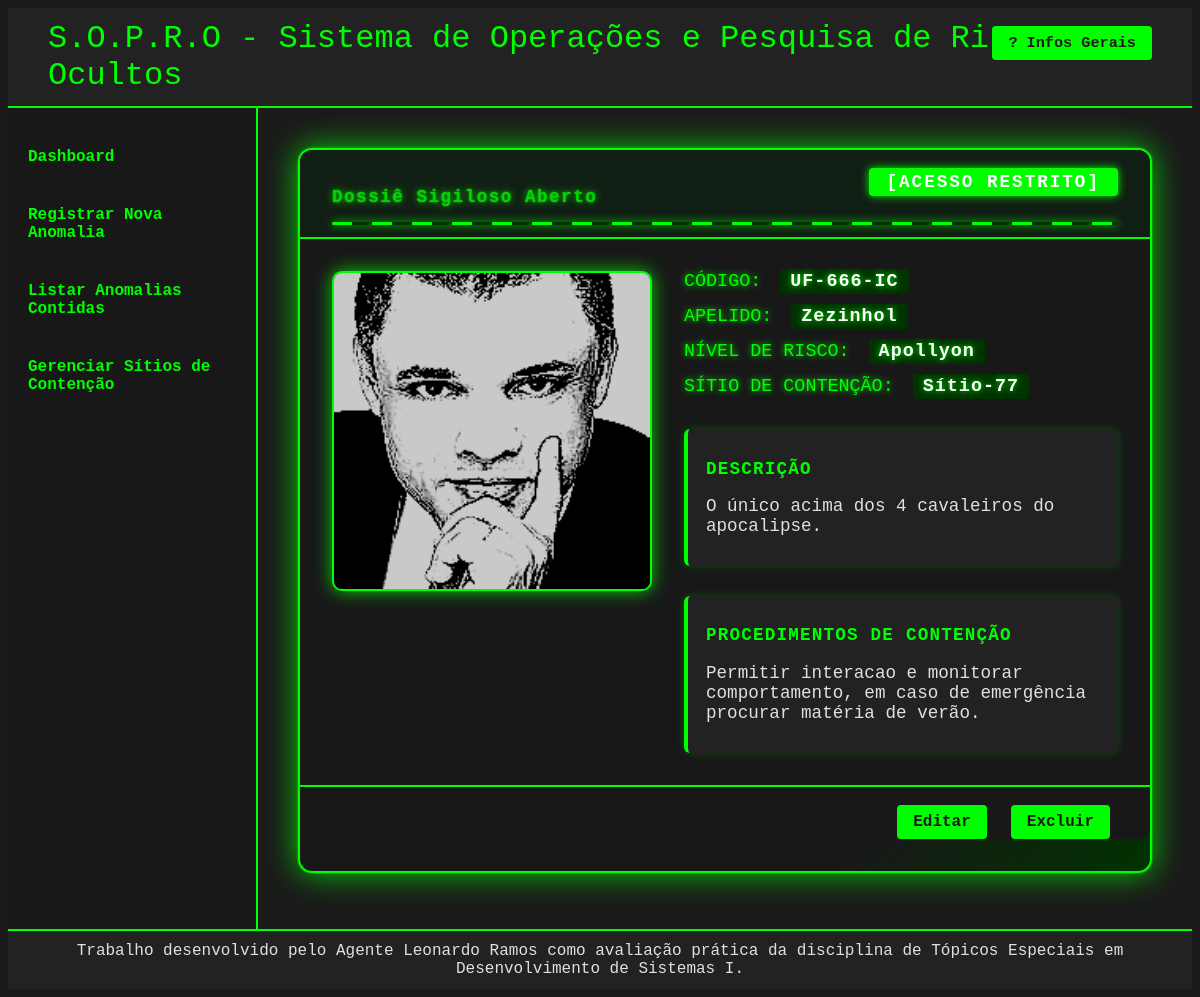
The app's page /anomalia_visualizar.php?id=1 with its own data.
### tables this page shows
CREATE TABLE IF NOT EXISTS anomalias (
    id INT PRIMARY KEY AUTO_INCREMENT,
    designacao VARCHAR(50) UNIQUE NOT NULL,
    apelido VARCHAR(100) NOT NULL,
    classe_risco VARCHAR(50) NOT NULL,
    descricao TEXT NOT NULL,
    procedimentos_contencao TEXT NOT NULL,
    arquivo_imagem VARCHAR(255) NOT NULL,
    id_sitio INT NOT NULL,
    FOREIGN KEY (id_sitio) REFERENCES sitios(id) ON DELETE CASCADE
);

CREATE TABLE IF NOT EXISTS sitios (
    id INT PRIMARY KEY AUTO_INCREMENT,
    nome VARCHAR(255) NOT NULL,
    descricao TEXT NOT NULL
);

### includes/funcoes.php (called while the page is built, shortened)
<?php
function conectar() {
    $conn = mysqli_connect(DB_HOST, DB_USER, DB_PASS, DB_NAME);
    return $conn;
}
function buscar_anomalia($id) {
    $conn = conectar();
    $sql = "SELECT a.*, s.nome AS nome_sitio FROM anomalias a JOIN sitios s ON a.id_sitio = s.id WHERE a.id=?";
    $stmt = mysqli_prepare($conn, $sql);
    mysqli_stmt_bind_param($stmt, "i", $id);
    mysqli_stmt_execute($stmt);
    $result = mysqli_stmt_get_result($stmt);
    $anomalia = mysqli_fetch_assoc($result);
    return $anomalia;
}
?>

### anomalia_visualizar.php (the view, shortened to what this page needs)
<?php
require_once 'includes/funcoes.php';
$anomalia = buscar_anomalia($_GET['id']);
?>
<!DOCTYPE html>
<html lang="pt-br">
<head>
    <link rel="stylesheet" href="css/style.css">
</head>
<body>
    <?php include 'includes/header.php'; ?>
    <?php include 'includes/menu.php'; ?>
    <main>
        <div class="dossie-confidencial">
            <div class="dossie-header">
                <span class="dossie-label">[ACESSO RESTRITO]</span>
                <h2><span class="dossie-animacao">Descriptografando Dossiê...</span></h2>
                <div class="linha-verde"></div>
            </div>
            <div class="dossie-body">
                <div class="dossie-imagem">
                    <img src="uploads/<?php echo htmlspecialchars($anomalia['arquivo_imagem']); ?>" alt="Imagem da Anomalia">
                </div>
                <div class="dossie-info">
                    <div class="dossie-codigo">CÓDIGO: <span><?php echo htmlspecialchars($anomalia['designacao']); ?></span></div>
                    <div class="dossie-apelido">APELIDO: <span><?php echo htmlspecialchars($anomalia['apelido']); ?></span></div>
                    <div class="dossie-risco">NÍVEL DE RISCO: <span><?php echo htmlspecialchars($anomalia['classe_risco']); ?></span></div>
                    <div class="dossie-sitio">SÍTIO DE CONTENÇÃO: <span><?php echo htmlspecialchars($anomalia['nome_sitio']); ?></span></div>
                    <div class="dossie-descricao">
                        <h3>DESCRIÇÃO</h3>
                        <p><?php echo nl2br(htmlspecialchars($anomalia['descricao'])); ?></p>
                    </div>
                    <div class="dossie-procedimentos">
                        <h3>PROCEDIMENTOS DE CONTENÇÃO</h3>
                        <p><?php echo nl2br(htmlspecialchars($anomalia['procedimentos_contencao'])); ?></p>
                    </div>
                </div>
            </div>
            <div class="dossie-footer">
                <a class="btn" href="anomalia_editar.php?id=<?php echo $anomalia['id']; ?>">Editar</a>
                <a class="btn" href="anomalia_excluir.php?id=<?php echo $anomalia['id']; ?>" onclick="return confirm('Confirma a exclusão?');">Excluir</a>
            </div>
        </div>
    </main>
    <?php include 'includes/footer.php'; ?>
</body>
</html>

### css/style.css (style rules this page uses)
.dossie-confidencial { background: linear-gradient(135deg, #181818 80%, #003300 100%); border: 2.5px solid #00ff00; border-radius: 14px; box-shadow: 0 0 32px #00ff00cc, 0 0 2px #00ff00; max-width: 900px; margin: 0 auto; padding: 0 0 32px 0; position: relative; animation: dossie-fadein 1.2s cubic-bezier(.4,2,.6,1) both; overflow: hidden; }
.dossie-header { background: #111e14; border-bottom: 2px solid #00ff00; padding: 24px 32px 12px 32px; text-align: left; position: relative; }
.dossie-label { color: #fff; background: #00ff00; font-size: 1.1rem; font-family: inherit; font-weight: bold; padding: 4px 18px; border-radius: 4px; letter-spacing: 2px; box-shadow: 0 0 8px #00ff00; position: absolute; top: 18px; right: 32px; z-index: 2; }
.dossie-header h2 { color: #00ff00; font-size: 2.1rem; font-family: 'Fira Code', 'Source Code Pro', monospace; margin: 0 0 8px 0; text-shadow: 0 0 12px #00ff00, 0 0 2px #00ff00; }
.dossie-animacao { color: #e0e0e0; font-size: 1.1rem; letter-spacing: 1.5px; font-family: inherit; opacity: 0.8; transition: color 0.5s, text-shadow 0.5s; }
.dossie-animacao.ativo { color: #00ff00; text-shadow: 0 0 8px #00ff00, 0 0 2px #00ff00; font-weight: bold; }
.linha-verde { width: 100%; height: 3px; background: repeating-linear-gradient(90deg, #00ff00 0 20px, #003300 20px 40px); margin-top: 10px; border-radius: 2px; box-shadow: 0 0 8px #00ff00; animation: linha-scan 2.5s linear infinite; }
.dossie-body { display: flex; gap: 32px; padding: 32px; align-items: flex-start; background: #181818; }
.dossie-imagem { flex: 0 0 320px; display: flex; align-items: flex-start; justify-content: center; }
.dossie-imagem img { width: 100%; max-width: 320px; border: 2.5px solid #00ff00; border-radius: 10px; box-shadow: 0 0 18px #00ff00cc; background: #222; }
.dossie-info { flex: 1; display: flex; flex-direction: column; gap: 12px; color: #e0e0e0; font-size: 1.1rem; }
.dossie-codigo, .dossie-apelido, .dossie-risco, .dossie-sitio { font-family: 'Fira Code', 'Source Code Pro', monospace; font-size: 1.15rem; margin-bottom: 2px; color: #00ff00; text-shadow: 0 0 6px #00ff00; }
.dossie-codigo span, .dossie-apelido span, .dossie-risco span, .dossie-sitio span { color: #fff; background: #003300; padding: 2px 10px; border-radius: 3px; margin-left: 8px; font-weight: bold; letter-spacing: 1px; }
.dossie-descricao, .dossie-procedimentos { margin-top: 18px; background: #222; border-left: 4px solid #00ff00; padding: 12px 18px; border-radius: 6px; box-shadow: 0 0 8px #00ff0033; }
.dossie-descricao h3, .dossie-procedimentos h3 { color: #00ff00; font-size: 1.1rem; margin-bottom: 6px; font-family: inherit; letter-spacing: 1.2px; }
.dossie-footer { padding: 18px 32px 0 32px; display: flex; gap: 16px; background: #181818; border-top: 2px solid #00ff00; border-radius: 0 0 12px 12px; justify-content: flex-end; }
body { min-width: 1080px; min-height: 900px; background: #1a1a1a; color: #00ff00; font-family: 'Fira Code', 'Source Code Pro', monospace; display: grid; grid-template-areas: "header header" "menu main" "footer footer"; grid-template-columns: 250px 1fr; grid-template-rows: 100px 1fr 60px; height: 100vh; }
main { grid-area: main; padding: 40px; background: #1a1a1a; overflow-y: auto; }
.btn { background: #00ff00; color: #1a1a1a; border: none; padding: 8px 16px; border-radius: 4px; font-family: inherit; font-weight: bold; cursor: pointer; transition: background 0.2s; margin-right: 8px; text-decoration: none; }

### records on screen
anomalias: arquivo_imagem (picture), designacao "UF-666-IC", apelido "Zezinhol", classe_risco "Apollyon", id_sitio.nome "Sítio-77", descricao "O único acima dos 4 cavaleiros do apocalipse.", procedimentos_contencao "Permitir interacao e monitorar comportamento, em caso de emergência procurar matéria de verão."
